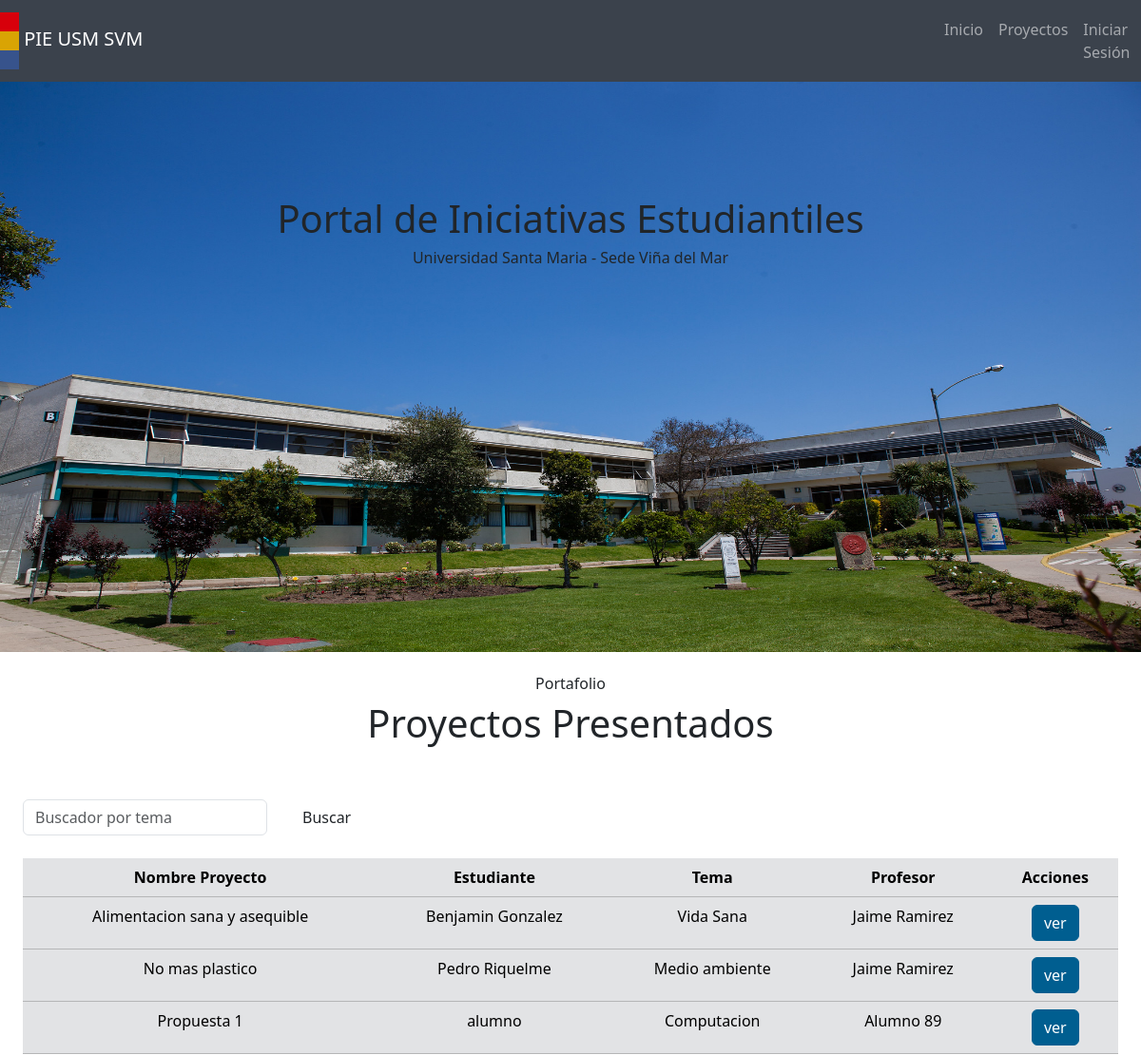
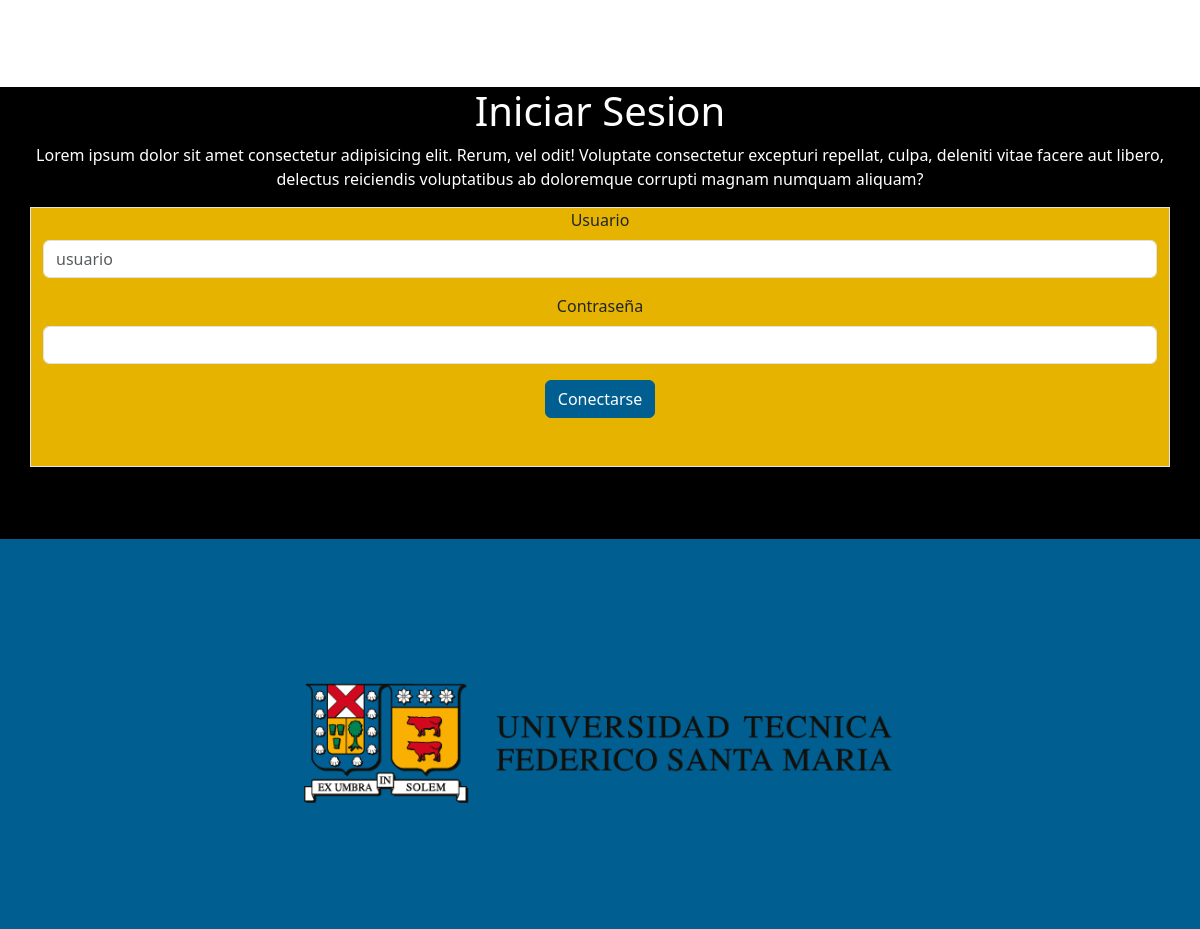
The page / on the database its author committed (2 pictures, top to bottom).
### core/models.py (models this page shows)
class Propuesta(models.Model):
    nombre = models.CharField(max_length=100)
    estudiante = models.CharField(max_length=100)
    tema = models.CharField(max_length=100)
    profesor = models.CharField(max_length=100)
    descripcion = models.CharField(max_length=500)

### core/views.py (the view)
# urls.py: path('', views.homePage, name="homePage"),
def homePage(request):
    tema = ""
    filtrar = "1"
    if request.GET:
        if request.user.is_authenticated:
            filtrar = request.GET['filtrar']
        else:
            tema = request.GET['tema']
    else:
        if request.user.is_authenticated:
            filtrar = "1"
        else:
            filtrar = "0"
    if filtrar == "2":
        tabla = Propuesta.objects.all().filter(profesor='').values()
    elif filtrar == "1" and tema == "":
        tabla = Propuesta.objects.all().values()
    elif filtrar == "1":
        tabla = Propuesta.objects.all().filter(tema=tema).values()
    else:
        tabla = Propuesta.objects.all().exclude(profesor='').values()
    datalist = Propuesta.objects.values_list("tema")
    data = {
        "tabla": tabla,
        "datalist": datalist
    }
    return render(request, 'core/base.html', data)

### core/templatetags/has_group.py (called while the page is built)
@register.filter(name='has_group')
def has_group(user, group_name):
    return user.groups.filter(name=group_name).exists()

### core/templates/core/base.html (shortened to what this page needs)
{% load static %}
{% load has_group %}
<!DOCTYPE html>
<html lang="en">
<head>
    <link rel="stylesheet" href="{% static "core/css/bootstrap.min.css" %}">
</head>
<body>
    <nav class="navbar navbar-expand-lg  navbar-dark sticky-top" style="background-color: #3b424c">
        <div class="container-fluid" style="padding-left: 0;">
            <a class="navbar-brand" href="#">
                <img src="../../static/core/img/Barra Colores.png" alt="Barra Colores" style="width:20px;">
                PIE USM SVM
            </a>
        </div>
        <div class="collapse navbar-collapse" id="navbarSupportedContent">
            <ul class="navbar-nav me-auto mb-2 mb-lg-0">
                <li class="nav-item">
                    <a class="nav-link" aria-current="page" href="#Inicio">Inicio</a>
                </li>
                <li class="nav-item">
                    <a class="nav-link" aria-current="page" href="#Proyectos">Proyectos</a>
                </li>
                <li class="nav-item">
                    <a class="nav-link" aria-current="page" href="#IniciarSesion">Iniciar Sesión</a>
                </li>
            </ul>
        </div>
    </nav>
    <div id="Inicio" class="card" style="border: 0;">
        <img src="../../static/core/img/svm.jpg" alt="SVM" class="card-img" style="border-radius: 0; max-height: 50vw;">
        <div class="card-img-overlay text-center" style="padding: 10vw;">
            <h1 class="card-title">Portal de Iniciativas Estudiantiles</h1>
            <h6 class="card-text">Universidad Santa Maria - Sede Viña del Mar</h6>
        </div>
    </div>
    <div id="Proyectos" class="container-fluid text-center" style="padding: 2vw;">
        <h6>Portafolio</h6>
        <h1>Proyectos Presentados</h1>
        <br><br>
        {% if request.user|has_group:"Alumno" %}
        <div class="row g-6">
            <button type="button" class="btn btn-primary" data-bs-toggle="modal" data-bs-target="#Propuesta">
                Añadir propuesta
            </button>
            <br>
        </div>
        {% else %}
        <form action="" method="get" class="row g-6">
            <div class="col-auto">
                <input class="form-control" list="datalistOptions" id="tema" name="tema" placeholder="Buscador por tema">
            </div>
            <div class="col-auto">
                <input type="submit" value="Buscar" class="btn">
            </div>
        </form>
        <br>
        {% endif %}
        <div
            class="table-responsive"
        >
            <table
                class="table table-secondary"
            >
                <thead>
                    <tr>
                        <th scope="col">Nombre Proyecto</th>
                        <th scope="col">Estudiante</th>
                        <th scope="col">Tema</th>
                        <th scope="col">Profesor</th>
                        <th scope="col">Acciones</th>
                    </tr>
                </thead>
                <tbody>
                    {% for item in tabla %}
                    <tr class="">
                        <td scope="row"> {{ item.nombre }} </td>
                        <td>{{ item.estudiante }}</td>
                        <td>{{ item.tema }}</td>
                        <td>{{ item.profesor }}</td>
                        <td>
                            <button type="button" class="btn btn-primary" data-bs-toggle="modal" data-bs-target="#verPropuesta{{item.id}}">
                                ver
                            </button>
                        </td>
                    </tr>
                    {% endfor %}
                </tbody>
            </table>
        </div>
        <br><br>
    </div>
    <div id="IniciarSesion" class="container-fluid text-center" style="background-color: #000000">
        <h1 class="h1" style="color: #ffffff">Iniciar Sesion</h1>
        {% if not request.user.is_authenticated %}
            <p class="p" style="color: #ffffff">Lorem ipsum dolor sit amet consectetur adipisicing elit. Rerum, vel odit! Voluptate consectetur excepturi repellat, culpa, deleniti vitae facere aut libero, delectus reiciendis voluptatibus ab doloremque corrupti magnam numquam aliquam?</p>
        {% else %}
            <p class="p" style="color: #ffffff">Estas conectado.</p>
        {% endif %}
        <div class="container border text-center !round" style="background-color: #e5b300">
            {% if not request.user.is_authenticated %}
            <form class="row mb-5" action="{% url 'logging' %}" method="post">
                <div class="mb-3">
                    <label for="email" class="form-label">Usuario</label>
                    <input type="text" class="form-control" id="usuario" name="usuario" placeholder="usuario">
                </div>
                <div class="mb-3">
                    <label for="password" class="form-label">Contraseña</label>
                    <input type="password" class="form-control" id="password" name="password"></input>
                </div>
                <div class="col-12">
                    <button class="btn btn-primary" type="submit">Conectarse</button>
                </div>
            </form>
            {% endif %}
        </div>
        <br><br><br>
    </div>
    <footer style="background-color: #005e90">
        <img src="../../static/core/img/version horizontal.png" class="img-fluid" alt="">
    </footer>
</body>
</html>

### rows shown on the page
Propuesta: nombre "Alimentacion sana y asequible", estudiante "Benjamin Gonzalez", tema "Vida Sana", profesor "Jaime Ramirez"
Propuesta: nombre "No mas plastico", estudiante "Pedro Riquelme", tema "Medio ambiente", profesor "Jaime Ramirez"
Propuesta: nombre "Propuesta 1", estudiante "alumno", tema "Computacion", profesor "Alumno 89"
